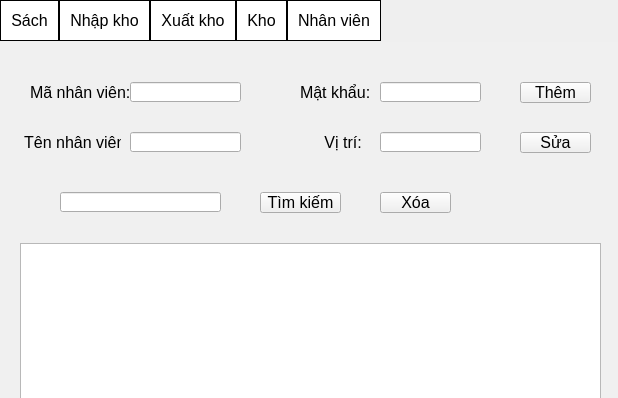
<?xml version="1.0" encoding="UTF-8"?>
<ui version="4.0">
 <class>Form</class>
 <widget class="QWidget" name="Form">
  <property name="geometry">
   <rect>
    <x>0</x>
    <y>0</y>
    <width>618</width>
    <height>398</height>
   </rect>
  </property>
  <property name="windowTitle">
   <string>Form</string>
  </property>
  <widget class="QTabWidget" name="tabWidget">
   <property name="geometry">
    <rect>
     <x>0</x>
     <y>0</y>
     <width>621</width>
     <height>421</height>
    </rect>
   </property>
   <property name="font">
    <font>
     <pointsize>12</pointsize>
    </font>
   </property>
   <property name="styleSheet">
    <string notr="true">QTabBar::tab {
  background:white;
  border: 0.5px solid black;
  padding: 10.2px;
} 

QTabWidget::pane {
  top: 1px;
  border: -px solid black;
  background-color:#f0f0f0 ; 
}</string>
   </property>
   <property name="currentIndex">
    <number>4</number>
   </property>
   <widget class="QWidget" name="tab">
    <attribute name="title">
     <string>Sách</string>
    </attribute>
    <widget class="QLineEdit" name="pro_input_name">
     <property name="geometry">
      <rect>
       <x>100</x>
       <y>90</y>
       <width>111</width>
       <height>20</height>
      </rect>
     </property>
    </widget>
    <widget class="QLineEdit" name="pro_input_id">
     <property name="geometry">
      <rect>
       <x>100</x>
       <y>30</y>
       <width>111</width>
       <height>20</height>
      </rect>
     </property>
    </widget>
    <widget class="QLabel" name="label_17">
     <property name="geometry">
      <rect>
       <x>30</x>
       <y>30</y>
       <width>71</width>
       <height>21</height>
      </rect>
     </property>
     <property name="font">
      <font>
       <pointsize>12</pointsize>
      </font>
     </property>
     <property name="text">
      <string>Mã sách:</string>
     </property>
    </widget>
    <widget class="QLabel" name="label_19">
     <property name="geometry">
      <rect>
       <x>30</x>
       <y>90</y>
       <width>71</width>
       <height>21</height>
      </rect>
     </property>
     <property name="font">
      <font>
       <pointsize>12</pointsize>
      </font>
     </property>
     <property name="text">
      <string>Tên sách:</string>
     </property>
    </widget>
    <widget class="QLabel" name="label_20">
     <property name="geometry">
      <rect>
       <x>30</x>
       <y>150</y>
       <width>71</width>
       <height>21</height>
      </rect>
     </property>
     <property name="font">
      <font>
       <pointsize>12</pointsize>
      </font>
     </property>
     <property name="text">
      <string>Tác giả:</string>
     </property>
    </widget>
    <widget class="QLineEdit" name="pro_input_author">
     <property name="geometry">
      <rect>
       <x>100</x>
       <y>150</y>
       <width>111</width>
       <height>20</height>
      </rect>
     </property>
    </widget>
    <widget class="QLineEdit" name="pro_input_year">
     <property name="geometry">
      <rect>
       <x>370</x>
       <y>30</y>
       <width>111</width>
       <height>20</height>
      </rect>
     </property>
    </widget>
    <widget class="QLabel" name="label_21">
     <property name="geometry">
      <rect>
       <x>260</x>
       <y>30</y>
       <width>111</width>
       <height>21</height>
      </rect>
     </property>
     <property name="font">
      <font>
       <pointsize>12</pointsize>
      </font>
     </property>
     <property name="text">
      <string>Năm phát hành:</string>
     </property>
    </widget>
    <widget class="QLineEdit" name="pro_input_price">
     <property name="geometry">
      <rect>
       <x>370</x>
       <y>90</y>
       <width>111</width>
       <height>20</height>
      </rect>
     </property>
    </widget>
    <widget class="QLabel" name="label_22">
     <property name="geometry">
      <rect>
       <x>300</x>
       <y>90</y>
       <width>81</width>
       <height>21</height>
      </rect>
     </property>
     <property name="font">
      <font>
       <pointsize>12</pointsize>
      </font>
     </property>
     <property name="text">
      <string>Giá bìa:</string>
     </property>
    </widget>
    <widget class="QPushButton" name="pro_button_add">
     <property name="geometry">
      <rect>
       <x>530</x>
       <y>30</y>
       <width>71</width>
       <height>21</height>
      </rect>
     </property>
     <property name="font">
      <font>
       <pointsize>12</pointsize>
      </font>
     </property>
     <property name="styleSheet">
      <string notr="true">background-color: #f0f0f0;</string>
     </property>
     <property name="text">
      <string>Thêm</string>
     </property>
    </widget>
    <widget class="QPushButton" name="pro_button_update">
     <property name="geometry">
      <rect>
       <x>530</x>
       <y>90</y>
       <width>71</width>
       <height>21</height>
      </rect>
     </property>
     <property name="font">
      <font>
       <pointsize>12</pointsize>
      </font>
     </property>
     <property name="styleSheet">
      <string notr="true">background-color: #f0f0f0;</string>
     </property>
     <property name="text">
      <string>Sửa</string>
     </property>
    </widget>
    <widget class="QLineEdit" name="pro_input_search">
     <property name="geometry">
      <rect>
       <x>80</x>
       <y>200</y>
       <width>191</width>
       <height>20</height>
      </rect>
     </property>
     <property name="font">
      <font>
       <pointsize>8</pointsize>
      </font>
     </property>
     <property name="placeholderText">
      <string>Nhập mã sách cần tìm/ xóa</string>
     </property>
    </widget>
    <widget class="QPushButton" name="pro_button_search">
     <property name="geometry">
      <rect>
       <x>310</x>
       <y>200</y>
       <width>81</width>
       <height>21</height>
      </rect>
     </property>
     <property name="font">
      <font>
       <pointsize>12</pointsize>
      </font>
     </property>
     <property name="styleSheet">
      <string notr="true">background-color: #f0f0f0;</string>
     </property>
     <property name="text">
      <string>Tìm kiếm</string>
     </property>
    </widget>
    <widget class="QTableView" name="pro_table_view">
     <property name="geometry">
      <rect>
       <x>20</x>
       <y>250</y>
       <width>581</width>
       <height>131</height>
      </rect>
     </property>
    </widget>
    <widget class="QPushButton" name="pro_button_delete">
     <property name="geometry">
      <rect>
       <x>440</x>
       <y>200</y>
       <width>61</width>
       <height>21</height>
      </rect>
     </property>
     <property name="font">
      <font>
       <pointsize>12</pointsize>
      </font>
     </property>
     <property name="styleSheet">
      <string notr="true">background-color: #f0f0f0;</string>
     </property>
     <property name="text">
      <string>Xóa</string>
     </property>
    </widget>
   </widget>
   <widget class="QWidget" name="tab_3">
    <attribute name="title">
     <string>Nhập kho</string>
    </attribute>
    <widget class="QLabel" name="label">
     <property name="geometry">
      <rect>
       <x>30</x>
       <y>30</y>
       <width>91</width>
       <height>21</height>
      </rect>
     </property>
     <property name="font">
      <font>
       <pointsize>12</pointsize>
      </font>
     </property>
     <property name="text">
      <string>Mã phiếu nhập:</string>
     </property>
    </widget>
    <widget class="QLineEdit" name="import_input_id">
     <property name="geometry">
      <rect>
       <x>130</x>
       <y>30</y>
       <width>71</width>
       <height>20</height>
      </rect>
     </property>
    </widget>
    <widget class="QLabel" name="label_2">
     <property name="geometry">
      <rect>
       <x>240</x>
       <y>30</y>
       <width>91</width>
       <height>21</height>
      </rect>
     </property>
     <property name="font">
      <font>
       <pointsize>12</pointsize>
      </font>
     </property>
     <property name="text">
      <string>Ngày nhập:</string>
     </property>
    </widget>
    <widget class="QLineEdit" name="import_input_date">
     <property name="geometry">
      <rect>
       <x>320</x>
       <y>30</y>
       <width>71</width>
       <height>20</height>
      </rect>
     </property>
    </widget>
    <widget class="QLabel" name="label_3">
     <property name="geometry">
      <rect>
       <x>430</x>
       <y>30</y>
       <width>91</width>
       <height>21</height>
      </rect>
     </property>
     <property name="font">
      <font>
       <pointsize>12</pointsize>
      </font>
     </property>
     <property name="text">
      <string>Người nhập:</string>
     </property>
    </widget>
    <widget class="QLineEdit" name="import_input_user">
     <property name="geometry">
      <rect>
       <x>510</x>
       <y>30</y>
       <width>81</width>
       <height>20</height>
      </rect>
     </property>
     <property name="text">
      <string/>
     </property>
    </widget>
    <widget class="QLineEdit" name="import_pro_id">
     <property name="geometry">
      <rect>
       <x>130</x>
       <y>90</y>
       <width>81</width>
       <height>20</height>
      </rect>
     </property>
     <property name="placeholderText">
      <string>Mã sách</string>
     </property>
    </widget>
    <widget class="QLineEdit" name="import_pro_quantity">
     <property name="geometry">
      <rect>
       <x>250</x>
       <y>90</y>
       <width>91</width>
       <height>20</height>
      </rect>
     </property>
     <property name="placeholderText">
      <string>Số lượng</string>
     </property>
    </widget>
    <widget class="QLineEdit" name="import_pro_price">
     <property name="geometry">
      <rect>
       <x>380</x>
       <y>90</y>
       <width>91</width>
       <height>20</height>
      </rect>
     </property>
     <property name="placeholderText">
      <string> Giá nhập</string>
     </property>
    </widget>
    <widget class="QLabel" name="label_4">
     <property name="geometry">
      <rect>
       <x>50</x>
       <y>90</y>
       <width>91</width>
       <height>21</height>
      </rect>
     </property>
     <property name="font">
      <font>
       <pointsize>12</pointsize>
      </font>
     </property>
     <property name="text">
      <string> Sản phẩm:</string>
     </property>
    </widget>
    <widget class="QPushButton" name="import_button_add">
     <property name="geometry">
      <rect>
       <x>510</x>
       <y>90</y>
       <width>56</width>
       <height>17</height>
      </rect>
     </property>
     <property name="font">
      <font>
       <pointsize>10</pointsize>
      </font>
     </property>
     <property name="styleSheet">
      <string notr="true">background-color: #f0f0f0;</string>
     </property>
     <property name="text">
      <string>Thêm</string>
     </property>
    </widget>
    <widget class="QPushButton" name="import_button_update">
     <property name="geometry">
      <rect>
       <x>510</x>
       <y>140</y>
       <width>56</width>
       <height>17</height>
      </rect>
     </property>
     <property name="font">
      <font>
       <pointsize>10</pointsize>
      </font>
     </property>
     <property name="styleSheet">
      <string notr="true">background-color: #f0f0f0;</string>
     </property>
     <property name="text">
      <string>Sửa</string>
     </property>
    </widget>
    <widget class="QLineEdit" name="import_input_search">
     <property name="geometry">
      <rect>
       <x>70</x>
       <y>180</y>
       <width>161</width>
       <height>20</height>
      </rect>
     </property>
     <property name="placeholderText">
      <string>Nhập mã phiếu cần tìm/ xóa</string>
     </property>
    </widget>
    <widget class="QPushButton" name="import_button_search">
     <property name="geometry">
      <rect>
       <x>270</x>
       <y>180</y>
       <width>71</width>
       <height>17</height>
      </rect>
     </property>
     <property name="font">
      <font>
       <pointsize>10</pointsize>
      </font>
     </property>
     <property name="styleSheet">
      <string notr="true">background-color: #f0f0f0;</string>
     </property>
     <property name="text">
      <string>Tìm kiếm</string>
     </property>
    </widget>
    <widget class="QPushButton" name="import_button_delete">
     <property name="geometry">
      <rect>
       <x>380</x>
       <y>180</y>
       <width>56</width>
       <height>17</height>
      </rect>
     </property>
     <property name="font">
      <font>
       <pointsize>10</pointsize>
      </font>
     </property>
     <property name="styleSheet">
      <string notr="true">background-color: #f0f0f0;</string>
     </property>
     <property name="text">
      <string>Xóa</string>
     </property>
    </widget>
    <widget class="QTableView" name="import_table_view">
     <property name="geometry">
      <rect>
       <x>20</x>
       <y>230</y>
       <width>581</width>
       <height>151</height>
      </rect>
     </property>
    </widget>
   </widget>
   <widget class="QWidget" name="tab_5">
    <attribute name="title">
     <string>Xuất kho</string>
    </attribute>
    <widget class="QLabel" name="label_5">
     <property name="geometry">
      <rect>
       <x>240</x>
       <y>30</y>
       <width>91</width>
       <height>21</height>
      </rect>
     </property>
     <property name="font">
      <font>
       <pointsize>12</pointsize>
      </font>
     </property>
     <property name="text">
      <string>Ngày xuất:</string>
     </property>
    </widget>
    <widget class="QPushButton" name="export_button_search">
     <property name="geometry">
      <rect>
       <x>270</x>
       <y>180</y>
       <width>71</width>
       <height>17</height>
      </rect>
     </property>
     <property name="font">
      <font>
       <pointsize>10</pointsize>
      </font>
     </property>
     <property name="styleSheet">
      <string notr="true">background-color: #f0f0f0;</string>
     </property>
     <property name="text">
      <string>Tìm kiếm</string>
     </property>
    </widget>
    <widget class="QLineEdit" name="export_input_search">
     <property name="geometry">
      <rect>
       <x>70</x>
       <y>180</y>
       <width>161</width>
       <height>20</height>
      </rect>
     </property>
     <property name="text">
      <string/>
     </property>
     <property name="placeholderText">
      <string>Nhập mã phiếu cần tìm/ xóa</string>
     </property>
    </widget>
    <widget class="QLineEdit" name="export_input_user">
     <property name="geometry">
      <rect>
       <x>510</x>
       <y>30</y>
       <width>81</width>
       <height>20</height>
      </rect>
     </property>
     <property name="text">
      <string/>
     </property>
    </widget>
    <widget class="QPushButton" name="export_button_update">
     <property name="geometry">
      <rect>
       <x>510</x>
       <y>140</y>
       <width>56</width>
       <height>17</height>
      </rect>
     </property>
     <property name="font">
      <font>
       <pointsize>10</pointsize>
      </font>
     </property>
     <property name="styleSheet">
      <string notr="true">background-color: #f0f0f0;</string>
     </property>
     <property name="text">
      <string>Sửa</string>
     </property>
    </widget>
    <widget class="QLineEdit" name="export_input_date">
     <property name="geometry">
      <rect>
       <x>320</x>
       <y>30</y>
       <width>71</width>
       <height>20</height>
      </rect>
     </property>
     <property name="text">
      <string/>
     </property>
    </widget>
    <widget class="QLineEdit" name="export_pro_id">
     <property name="geometry">
      <rect>
       <x>130</x>
       <y>90</y>
       <width>81</width>
       <height>20</height>
      </rect>
     </property>
     <property name="text">
      <string/>
     </property>
     <property name="placeholderText">
      <string>Mã sách</string>
     </property>
    </widget>
    <widget class="QPushButton" name="export_button_add">
     <property name="geometry">
      <rect>
       <x>510</x>
       <y>90</y>
       <width>56</width>
       <height>17</height>
      </rect>
     </property>
     <property name="font">
      <font>
       <pointsize>10</pointsize>
      </font>
     </property>
     <property name="styleSheet">
      <string notr="true">background-color: #f0f0f0;</string>
     </property>
     <property name="text">
      <string>Thêm</string>
     </property>
    </widget>
    <widget class="QLineEdit" name="export_pro_price">
     <property name="geometry">
      <rect>
       <x>380</x>
       <y>90</y>
       <width>91</width>
       <height>20</height>
      </rect>
     </property>
     <property name="text">
      <string/>
     </property>
     <property name="placeholderText">
      <string>Giá xuất</string>
     </property>
    </widget>
    <widget class="QLabel" name="label_6">
     <property name="geometry">
      <rect>
       <x>30</x>
       <y>30</y>
       <width>91</width>
       <height>21</height>
      </rect>
     </property>
     <property name="font">
      <font>
       <pointsize>12</pointsize>
      </font>
     </property>
     <property name="text">
      <string>Mã phiếu xuất:</string>
     </property>
    </widget>
    <widget class="QPushButton" name="export_button_delete">
     <property name="geometry">
      <rect>
       <x>380</x>
       <y>180</y>
       <width>56</width>
       <height>17</height>
      </rect>
     </property>
     <property name="font">
      <font>
       <pointsize>10</pointsize>
      </font>
     </property>
     <property name="styleSheet">
      <string notr="true">background-color: #f0f0f0;</string>
     </property>
     <property name="text">
      <string>Xóa</string>
     </property>
    </widget>
    <widget class="QLabel" name="label_7">
     <property name="geometry">
      <rect>
       <x>430</x>
       <y>30</y>
       <width>91</width>
       <height>21</height>
      </rect>
     </property>
     <property name="font">
      <font>
       <pointsize>12</pointsize>
      </font>
     </property>
     <property name="text">
      <string>Người xuất:</string>
     </property>
    </widget>
    <widget class="QTableView" name="export_table_view">
     <property name="geometry">
      <rect>
       <x>20</x>
       <y>230</y>
       <width>581</width>
       <height>151</height>
      </rect>
     </property>
    </widget>
    <widget class="QLineEdit" name="export_input_id">
     <property name="geometry">
      <rect>
       <x>130</x>
       <y>30</y>
       <width>71</width>
       <height>20</height>
      </rect>
     </property>
     <property name="text">
      <string/>
     </property>
    </widget>
    <widget class="QLabel" name="label_8">
     <property name="geometry">
      <rect>
       <x>50</x>
       <y>90</y>
       <width>91</width>
       <height>21</height>
      </rect>
     </property>
     <property name="font">
      <font>
       <pointsize>12</pointsize>
      </font>
     </property>
     <property name="text">
      <string> Sản phẩm:</string>
     </property>
    </widget>
    <widget class="QLineEdit" name="export_pro_quantity">
     <property name="geometry">
      <rect>
       <x>250</x>
       <y>90</y>
       <width>91</width>
       <height>20</height>
      </rect>
     </property>
     <property name="text">
      <string/>
     </property>
     <property name="placeholderText">
      <string>Số lượng</string>
     </property>
    </widget>
   </widget>
   <widget class="QWidget" name="tab_4">
    <attribute name="title">
     <string>Kho</string>
    </attribute>
    <widget class="QTableView" name="storehouse_table_view">
     <property name="geometry">
      <rect>
       <x>20</x>
       <y>60</y>
       <width>581</width>
       <height>321</height>
      </rect>
     </property>
    </widget>
    <widget class="QPushButton" name="storehouse_button_search">
     <property name="geometry">
      <rect>
       <x>250</x>
       <y>20</y>
       <width>71</width>
       <height>17</height>
      </rect>
     </property>
     <property name="font">
      <font>
       <pointsize>10</pointsize>
      </font>
     </property>
     <property name="styleSheet">
      <string notr="true">background-color: #f0f0f0;</string>
     </property>
     <property name="text">
      <string>Tìm kiếm</string>
     </property>
    </widget>
    <widget class="QLineEdit" name="storehouse_input_search">
     <property name="geometry">
      <rect>
       <x>50</x>
       <y>20</y>
       <width>171</width>
       <height>20</height>
      </rect>
     </property>
     <property name="text">
      <string/>
     </property>
    </widget>
   </widget>
   <widget class="QWidget" name="tab_2">
    <attribute name="title">
     <string>Nhân viên</string>
    </attribute>
    <widget class="QLabel" name="label_18">
     <property name="geometry">
      <rect>
       <x>240</x>
       <y>30</y>
       <width>71</width>
       <height>21</height>
      </rect>
     </property>
     <property name="font">
      <font>
       <pointsize>12</pointsize>
      </font>
     </property>
     <property name="text">
      <string/>
     </property>
    </widget>
    <widget class="QLineEdit" name="user_input_id">
     <property name="geometry">
      <rect>
       <x>130</x>
       <y>40</y>
       <width>111</width>
       <height>20</height>
      </rect>
     </property>
    </widget>
    <widget class="QLabel" name="label_23">
     <property name="geometry">
      <rect>
       <x>30</x>
       <y>40</y>
       <width>101</width>
       <height>21</height>
      </rect>
     </property>
     <property name="font">
      <font>
       <pointsize>12</pointsize>
      </font>
     </property>
     <property name="text">
      <string>Mã nhân viên:</string>
     </property>
    </widget>
    <widget class="QPushButton" name="pro_button_add_5">
     <property name="geometry">
      <rect>
       <x>690</x>
       <y>30</y>
       <width>71</width>
       <height>21</height>
      </rect>
     </property>
     <property name="font">
      <font>
       <pointsize>12</pointsize>
      </font>
     </property>
     <property name="styleSheet">
      <string notr="true">background-color: #f0f0f0;</string>
     </property>
     <property name="text">
      <string>Thêm</string>
     </property>
    </widget>
    <widget class="QPushButton" name="user_button_add">
     <property name="geometry">
      <rect>
       <x>520</x>
       <y>40</y>
       <width>71</width>
       <height>21</height>
      </rect>
     </property>
     <property name="font">
      <font>
       <pointsize>12</pointsize>
      </font>
     </property>
     <property name="styleSheet">
      <string notr="true">background-color: #f0f0f0;</string>
     </property>
     <property name="text">
      <string>Thêm</string>
     </property>
    </widget>
    <widget class="QLineEdit" name="user_input_name">
     <property name="geometry">
      <rect>
       <x>130</x>
       <y>90</y>
       <width>111</width>
       <height>20</height>
      </rect>
     </property>
     <property name="text">
      <string/>
     </property>
    </widget>
    <widget class="QLabel" name="label_24">
     <property name="geometry">
      <rect>
       <x>20</x>
       <y>90</y>
       <width>101</width>
       <height>21</height>
      </rect>
     </property>
     <property name="font">
      <font>
       <pointsize>12</pointsize>
      </font>
     </property>
     <property name="text">
      <string> Tên nhân viên:</string>
     </property>
    </widget>
    <widget class="QLabel" name="label_25">
     <property name="geometry">
      <rect>
       <x>300</x>
       <y>40</y>
       <width>101</width>
       <height>21</height>
      </rect>
     </property>
     <property name="font">
      <font>
       <pointsize>12</pointsize>
      </font>
     </property>
     <property name="text">
      <string>Mật khẩu:</string>
     </property>
    </widget>
    <widget class="QLabel" name="label_26">
     <property name="geometry">
      <rect>
       <x>320</x>
       <y>90</y>
       <width>61</width>
       <height>21</height>
      </rect>
     </property>
     <property name="font">
      <font>
       <pointsize>12</pointsize>
      </font>
     </property>
     <property name="text">
      <string> Vị trí:</string>
     </property>
    </widget>
    <widget class="QLineEdit" name="user_input_pw">
     <property name="geometry">
      <rect>
       <x>380</x>
       <y>40</y>
       <width>101</width>
       <height>20</height>
      </rect>
     </property>
    </widget>
    <widget class="QLineEdit" name="user_input_role">
     <property name="geometry">
      <rect>
       <x>380</x>
       <y>90</y>
       <width>101</width>
       <height>20</height>
      </rect>
     </property>
    </widget>
    <widget class="QPushButton" name="user_button_update">
     <property name="geometry">
      <rect>
       <x>520</x>
       <y>90</y>
       <width>71</width>
       <height>21</height>
      </rect>
     </property>
     <property name="font">
      <font>
       <pointsize>12</pointsize>
      </font>
     </property>
     <property name="styleSheet">
      <string notr="true">background-color: #f0f0f0;</string>
     </property>
     <property name="text">
      <string>Sửa</string>
     </property>
    </widget>
    <widget class="QLineEdit" name="user_input_search">
     <property name="geometry">
      <rect>
       <x>60</x>
       <y>150</y>
       <width>161</width>
       <height>20</height>
      </rect>
     </property>
     <property name="text">
      <string/>
     </property>
    </widget>
    <widget class="QPushButton" name="user_button_search">
     <property name="geometry">
      <rect>
       <x>260</x>
       <y>150</y>
       <width>81</width>
       <height>21</height>
      </rect>
     </property>
     <property name="font">
      <font>
       <pointsize>12</pointsize>
      </font>
     </property>
     <property name="styleSheet">
      <string notr="true">background-color: #f0f0f0;</string>
     </property>
     <property name="text">
      <string>Tìm kiếm</string>
     </property>
    </widget>
    <widget class="QPushButton" name="user_button_delete">
     <property name="geometry">
      <rect>
       <x>380</x>
       <y>150</y>
       <width>71</width>
       <height>21</height>
      </rect>
     </property>
     <property name="font">
      <font>
       <pointsize>12</pointsize>
      </font>
     </property>
     <property name="styleSheet">
      <string notr="true">background-color: #f0f0f0;</string>
     </property>
     <property name="text">
      <string>Xóa</string>
     </property>
    </widget>
    <widget class="QTableView" name="user_table_view">
     <property name="geometry">
      <rect>
       <x>20</x>
       <y>201</y>
       <width>581</width>
       <height>181</height>
      </rect>
     </property>
    </widget>
   </widget>
  </widget>
 </widget>
 <resources/>
 <connections/>
</ui>
